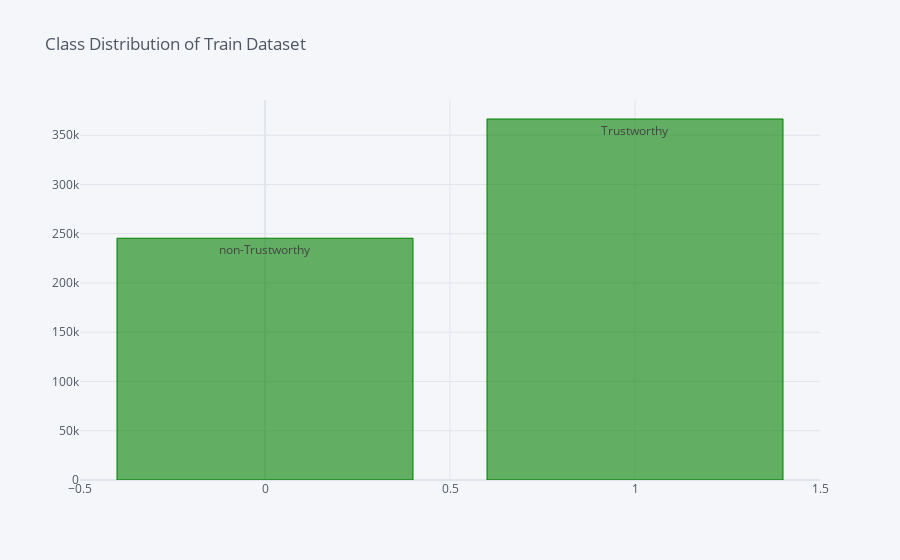

The notebook cell saved with this chart:
### Code cell
training_labels.value_counts().iplot(kind='bar',
                                     text=['Trustworthy', 'non-Trustworthy'],
                                     title='Class Distribution of Train Dataset',
                                     color=['green'])

### Figure 1 — Plotly figure (JSON) as saved in the notebook; plotly's stock layout.template omitted (floating-point values rounded to 4 significant figures)
{"data": [{"marker": {"color": "rgba(0, 128, 0, 0.6)", "line": {"color": "rgba(0, 128, 0, 1.0)", "width": 1}}, "name": "target", "orientation": "v", "text": ["Trustworthy", "non-Trustworthy"], "type": "bar", "x": [1, 0], "y": [366529, 245471]}], "layout": {"legend": {"bgcolor": "#F5F6F9", "font": {"color": "#4D5663"}}, "paper_bgcolor": "#F5F6F9", "plot_bgcolor": "#F5F6F9", "title": {"font": {"color": "#4D5663"}, "text": "Class Distribution of Train Dataset"}, "xaxis": {"gridcolor": "#E1E5ED", "showgrid": true, "tickfont": {"color": "#4D5663"}, "title": {"font": {"color": "#4D5663"}, "text": ""}, "zerolinecolor": "#E1E5ED"}, "yaxis": {"gridcolor": "#E1E5ED", "showgrid": true, "tickfont": {"color": "#4D5663"}, "title": {"font": {"color": "#4D5663"}, "text": ""}, "zerolinecolor": "#E1E5ED"}}}
